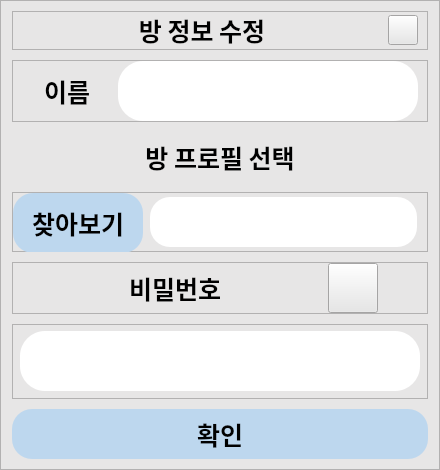
<?xml version="1.0" encoding="UTF-8"?>
<ui version="4.0">
 <class>roomSetting</class>
 <widget class="QFrame" name="roomSetting">
  <property name="geometry">
   <rect>
    <x>0</x>
    <y>0</y>
    <width>440</width>
    <height>470</height>
   </rect>
  </property>
  <property name="sizePolicy">
   <sizepolicy hsizetype="Fixed" vsizetype="Maximum">
    <horstretch>0</horstretch>
    <verstretch>0</verstretch>
   </sizepolicy>
  </property>
  <property name="minimumSize">
   <size>
    <width>440</width>
    <height>470</height>
   </size>
  </property>
  <property name="maximumSize">
   <size>
    <width>440</width>
    <height>470</height>
   </size>
  </property>
  <property name="windowTitle">
   <string>Frame</string>
  </property>
  <property name="styleSheet">
   <string notr="true">background-color: rgb(231, 230, 230);</string>
  </property>
  <property name="frameShape">
   <enum>QFrame::StyledPanel</enum>
  </property>
  <property name="frameShadow">
   <enum>QFrame::Raised</enum>
  </property>
  <layout class="QVBoxLayout" name="verticalLayout">
   <property name="spacing">
    <number>0</number>
   </property>
   <property name="topMargin">
    <number>0</number>
   </property>
   <property name="bottomMargin">
    <number>0</number>
   </property>
   <item>
    <widget class="QFrame" name="roomSettingbar">
     <property name="sizePolicy">
      <sizepolicy hsizetype="Expanding" vsizetype="Fixed">
       <horstretch>0</horstretch>
       <verstretch>0</verstretch>
      </sizepolicy>
     </property>
     <property name="frameShape">
      <enum>QFrame::StyledPanel</enum>
     </property>
     <property name="frameShadow">
      <enum>QFrame::Raised</enum>
     </property>
     <layout class="QHBoxLayout" name="horizontalLayout">
      <property name="topMargin">
       <number>0</number>
      </property>
      <property name="bottomMargin">
       <number>0</number>
      </property>
      <item>
       <widget class="QLabel" name="roomSettingTitle">
        <property name="sizePolicy">
         <sizepolicy hsizetype="Preferred" vsizetype="Fixed">
          <horstretch>0</horstretch>
          <verstretch>0</verstretch>
         </sizepolicy>
        </property>
        <property name="minimumSize">
         <size>
          <width>0</width>
          <height>0</height>
         </size>
        </property>
        <property name="font">
         <font>
          <family>나눔고딕</family>
          <pointsize>19</pointsize>
          <weight>75</weight>
          <bold>true</bold>
         </font>
        </property>
        <property name="toolTip">
         <string>&lt;html&gt;&lt;head/&gt;&lt;body&gt;&lt;p&gt;&lt;br/&gt;&lt;/p&gt;&lt;/body&gt;&lt;/html&gt;</string>
        </property>
        <property name="styleSheet">
         <string notr="true"/>
        </property>
        <property name="text">
         <string>방 정보 수정</string>
        </property>
        <property name="alignment">
         <set>Qt::AlignCenter</set>
        </property>
       </widget>
      </item>
      <item>
       <widget class="QPushButton" name="roomSettingClose">
        <property name="sizePolicy">
         <sizepolicy hsizetype="Fixed" vsizetype="Fixed">
          <horstretch>0</horstretch>
          <verstretch>0</verstretch>
         </sizepolicy>
        </property>
        <property name="minimumSize">
         <size>
          <width>30</width>
          <height>30</height>
         </size>
        </property>
        <property name="maximumSize">
         <size>
          <width>30</width>
          <height>30</height>
         </size>
        </property>
        <property name="styleSheet">
         <string notr="true">QPushButton{
border-image: url(:/windowButton/closeDefault.PNG);
}
QPushButton:hover{
border-image: url(:/windowButton/closeHover.png);
}
QPushButton:pressed{
border-image: url(:/windowButton/closePressed.png);
}
</string>
        </property>
        <property name="text">
         <string/>
        </property>
       </widget>
      </item>
     </layout>
    </widget>
   </item>
   <item>
    <widget class="QFrame" name="nameFrame">
     <property name="sizePolicy">
      <sizepolicy hsizetype="Preferred" vsizetype="Fixed">
       <horstretch>0</horstretch>
       <verstretch>0</verstretch>
      </sizepolicy>
     </property>
     <property name="minimumSize">
      <size>
       <width>0</width>
       <height>50</height>
      </size>
     </property>
     <property name="frameShape">
      <enum>QFrame::StyledPanel</enum>
     </property>
     <property name="frameShadow">
      <enum>QFrame::Raised</enum>
     </property>
     <layout class="QHBoxLayout" name="horizontalLayout_3">
      <property name="topMargin">
       <number>0</number>
      </property>
      <property name="bottomMargin">
       <number>0</number>
      </property>
      <item>
       <widget class="QLabel" name="roomnameTitle">
        <property name="sizePolicy">
         <sizepolicy hsizetype="Preferred" vsizetype="Preferred">
          <horstretch>0</horstretch>
          <verstretch>0</verstretch>
         </sizepolicy>
        </property>
        <property name="minimumSize">
         <size>
          <width>0</width>
          <height>0</height>
         </size>
        </property>
        <property name="font">
         <font>
          <family>나눔고딕</family>
          <pointsize>19</pointsize>
          <weight>75</weight>
          <bold>true</bold>
         </font>
        </property>
        <property name="toolTip">
         <string>&lt;html&gt;&lt;head/&gt;&lt;body&gt;&lt;p&gt;&lt;br/&gt;&lt;/p&gt;&lt;/body&gt;&lt;/html&gt;</string>
        </property>
        <property name="styleSheet">
         <string notr="true"/>
        </property>
        <property name="text">
         <string>이름</string>
        </property>
        <property name="alignment">
         <set>Qt::AlignCenter</set>
        </property>
       </widget>
      </item>
      <item>
       <widget class="QLineEdit" name="roomname">
        <property name="sizePolicy">
         <sizepolicy hsizetype="Fixed" vsizetype="Fixed">
          <horstretch>0</horstretch>
          <verstretch>0</verstretch>
         </sizepolicy>
        </property>
        <property name="minimumSize">
         <size>
          <width>300</width>
          <height>60</height>
         </size>
        </property>
        <property name="font">
         <font>
          <family>나눔고딕</family>
          <pointsize>18</pointsize>
          <weight>50</weight>
          <bold>false</bold>
         </font>
        </property>
        <property name="styleSheet">
         <string notr="true">border-radius: 25px;
color: rgb(175, 171, 171);
background-color: rgb(255, 255, 255);</string>
        </property>
        <property name="text">
         <string/>
        </property>
        <property name="alignment">
         <set>Qt::AlignCenter</set>
        </property>
       </widget>
      </item>
     </layout>
    </widget>
   </item>
   <item>
    <widget class="QLabel" name="profileTitle">
     <property name="sizePolicy">
      <sizepolicy hsizetype="Minimum" vsizetype="Fixed">
       <horstretch>0</horstretch>
       <verstretch>0</verstretch>
      </sizepolicy>
     </property>
     <property name="minimumSize">
      <size>
       <width>100</width>
       <height>50</height>
      </size>
     </property>
     <property name="maximumSize">
      <size>
       <width>16777215</width>
       <height>50</height>
      </size>
     </property>
     <property name="font">
      <font>
       <family>나눔고딕</family>
       <pointsize>19</pointsize>
       <weight>75</weight>
       <bold>true</bold>
      </font>
     </property>
     <property name="toolTip">
      <string>&lt;html&gt;&lt;head/&gt;&lt;body&gt;&lt;p&gt;&lt;br/&gt;&lt;/p&gt;&lt;/body&gt;&lt;/html&gt;</string>
     </property>
     <property name="styleSheet">
      <string notr="true"/>
     </property>
     <property name="text">
      <string>방 프로필 선택</string>
     </property>
     <property name="alignment">
      <set>Qt::AlignCenter</set>
     </property>
    </widget>
   </item>
   <item>
    <widget class="QFrame" name="fileSelectFrame">
     <property name="sizePolicy">
      <sizepolicy hsizetype="Preferred" vsizetype="Fixed">
       <horstretch>0</horstretch>
       <verstretch>0</verstretch>
      </sizepolicy>
     </property>
     <property name="minimumSize">
      <size>
       <width>0</width>
       <height>60</height>
      </size>
     </property>
     <property name="maximumSize">
      <size>
       <width>16777215</width>
       <height>60</height>
      </size>
     </property>
     <property name="frameShape">
      <enum>QFrame::StyledPanel</enum>
     </property>
     <property name="frameShadow">
      <enum>QFrame::Raised</enum>
     </property>
     <layout class="QHBoxLayout" name="horizontalLayout_5">
      <property name="spacing">
       <number>7</number>
      </property>
      <property name="leftMargin">
       <number>0</number>
      </property>
      <property name="topMargin">
       <number>0</number>
      </property>
      <property name="rightMargin">
       <number>10</number>
      </property>
      <property name="bottomMargin">
       <number>0</number>
      </property>
      <item>
       <widget class="QPushButton" name="findFile">
        <property name="sizePolicy">
         <sizepolicy hsizetype="Fixed" vsizetype="Fixed">
          <horstretch>0</horstretch>
          <verstretch>0</verstretch>
         </sizepolicy>
        </property>
        <property name="minimumSize">
         <size>
          <width>130</width>
          <height>60</height>
         </size>
        </property>
        <property name="font">
         <font>
          <family>나눔고딕</family>
          <pointsize>19</pointsize>
          <weight>75</weight>
          <bold>true</bold>
         </font>
        </property>
        <property name="styleSheet">
         <string notr="true">QPushButton{
background-color: rgb(189, 215, 238);
border-radius: 20px;
}
QPushButton:hover{
background-color: rgb(0, 170, 255);
}
QPushButton:pressed{
background-color: rgb(168, 191, 211);
}</string>
        </property>
        <property name="text">
         <string>찾아보기</string>
        </property>
       </widget>
      </item>
      <item>
       <widget class="QLabel" name="showDirection">
        <property name="sizePolicy">
         <sizepolicy hsizetype="Preferred" vsizetype="Fixed">
          <horstretch>0</horstretch>
          <verstretch>0</verstretch>
         </sizepolicy>
        </property>
        <property name="minimumSize">
         <size>
          <width>0</width>
          <height>50</height>
         </size>
        </property>
        <property name="font">
         <font>
          <family>나눔고딕</family>
          <pointsize>18</pointsize>
          <weight>50</weight>
          <bold>false</bold>
         </font>
        </property>
        <property name="styleSheet">
         <string notr="true">background-color: rgb(255, 255, 255);
border-radius: 20px;
</string>
        </property>
        <property name="text">
         <string/>
        </property>
       </widget>
      </item>
     </layout>
    </widget>
   </item>
   <item>
    <widget class="QFrame" name="checkPasswordFrame">
     <property name="sizePolicy">
      <sizepolicy hsizetype="Preferred" vsizetype="Fixed">
       <horstretch>0</horstretch>
       <verstretch>0</verstretch>
      </sizepolicy>
     </property>
     <property name="minimumSize">
      <size>
       <width>0</width>
       <height>50</height>
      </size>
     </property>
     <property name="frameShape">
      <enum>QFrame::StyledPanel</enum>
     </property>
     <property name="frameShadow">
      <enum>QFrame::Raised</enum>
     </property>
     <layout class="QHBoxLayout" name="horizontalLayout_2">
      <property name="spacing">
       <number>0</number>
      </property>
      <property name="topMargin">
       <number>0</number>
      </property>
      <property name="bottomMargin">
       <number>0</number>
      </property>
      <item>
       <widget class="QLabel" name="passwordTitle">
        <property name="sizePolicy">
         <sizepolicy hsizetype="Preferred" vsizetype="Preferred">
          <horstretch>0</horstretch>
          <verstretch>0</verstretch>
         </sizepolicy>
        </property>
        <property name="minimumSize">
         <size>
          <width>0</width>
          <height>0</height>
         </size>
        </property>
        <property name="font">
         <font>
          <family>나눔고딕</family>
          <pointsize>19</pointsize>
          <weight>75</weight>
          <bold>true</bold>
         </font>
        </property>
        <property name="toolTip">
         <string>&lt;html&gt;&lt;head/&gt;&lt;body&gt;&lt;p&gt;&lt;br/&gt;&lt;/p&gt;&lt;/body&gt;&lt;/html&gt;</string>
        </property>
        <property name="styleSheet">
         <string notr="true"/>
        </property>
        <property name="text">
         <string>비밀번호</string>
        </property>
        <property name="alignment">
         <set>Qt::AlignCenter</set>
        </property>
       </widget>
      </item>
      <item>
       <widget class="QPushButton" name="checkPassword">
        <property name="sizePolicy">
         <sizepolicy hsizetype="Fixed" vsizetype="Fixed">
          <horstretch>0</horstretch>
          <verstretch>0</verstretch>
         </sizepolicy>
        </property>
        <property name="minimumSize">
         <size>
          <width>50</width>
          <height>50</height>
         </size>
        </property>
        <property name="maximumSize">
         <size>
          <width>16777215</width>
          <height>50</height>
         </size>
        </property>
        <property name="styleSheet">
         <string notr="true">QPushButton{
	border-image: url(:/unchecked/checkbox.png);
}
QPushButton:hover{
	border-image: url(:/unchecked/checkboxHover.png);
}
QPushButton:pressed{
	border-image: url(:/unchecked/checkboxPressed.png);
}</string>
        </property>
        <property name="text">
         <string/>
        </property>
       </widget>
      </item>
      <item>
       <spacer name="checkPasswordRightSpacer">
        <property name="orientation">
         <enum>Qt::Horizontal</enum>
        </property>
        <property name="sizeType">
         <enum>QSizePolicy::Fixed</enum>
        </property>
        <property name="sizeHint" stdset="0">
         <size>
          <width>40</width>
          <height>20</height>
         </size>
        </property>
       </spacer>
      </item>
     </layout>
    </widget>
   </item>
   <item>
    <widget class="QFrame" name="passwordInputFrame">
     <property name="sizePolicy">
      <sizepolicy hsizetype="Preferred" vsizetype="Fixed">
       <horstretch>0</horstretch>
       <verstretch>0</verstretch>
      </sizepolicy>
     </property>
     <property name="minimumSize">
      <size>
       <width>0</width>
       <height>75</height>
      </size>
     </property>
     <property name="frameShape">
      <enum>QFrame::StyledPanel</enum>
     </property>
     <property name="frameShadow">
      <enum>QFrame::Raised</enum>
     </property>
     <layout class="QHBoxLayout" name="horizontalLayout_4">
      <property name="spacing">
       <number>0</number>
      </property>
      <property name="leftMargin">
       <number>0</number>
      </property>
      <property name="topMargin">
       <number>0</number>
      </property>
      <property name="rightMargin">
       <number>0</number>
      </property>
      <property name="bottomMargin">
       <number>0</number>
      </property>
      <item>
       <widget class="QLineEdit" name="password">
        <property name="sizePolicy">
         <sizepolicy hsizetype="Fixed" vsizetype="Fixed">
          <horstretch>0</horstretch>
          <verstretch>0</verstretch>
         </sizepolicy>
        </property>
        <property name="minimumSize">
         <size>
          <width>400</width>
          <height>60</height>
         </size>
        </property>
        <property name="font">
         <font>
          <family>나눔고딕</family>
          <pointsize>18</pointsize>
          <weight>50</weight>
          <bold>false</bold>
         </font>
        </property>
        <property name="styleSheet">
         <string notr="true">border-radius: 25px;
color: rgb(175, 171, 171);
background-color: rgb(255, 255, 255);</string>
        </property>
        <property name="text">
         <string/>
        </property>
        <property name="alignment">
         <set>Qt::AlignCenter</set>
        </property>
       </widget>
      </item>
     </layout>
    </widget>
   </item>
   <item>
    <widget class="QPushButton" name="roomSettingButton">
     <property name="sizePolicy">
      <sizepolicy hsizetype="Preferred" vsizetype="Fixed">
       <horstretch>0</horstretch>
       <verstretch>0</verstretch>
      </sizepolicy>
     </property>
     <property name="minimumSize">
      <size>
       <width>0</width>
       <height>50</height>
      </size>
     </property>
     <property name="maximumSize">
      <size>
       <width>16777215</width>
       <height>50</height>
      </size>
     </property>
     <property name="font">
      <font>
       <family>나눔고딕</family>
       <pointsize>19</pointsize>
       <weight>75</weight>
       <bold>true</bold>
      </font>
     </property>
     <property name="styleSheet">
      <string notr="true">QPushButton{
background-color: rgb(189, 215, 238);
border-radius: 20px;
}
QPushButton:hover{
background-color: rgb(0, 170, 255);
}
QPushButton:pressed{
background-color: rgb(168, 191, 211);
}</string>
     </property>
     <property name="text">
      <string>확인</string>
     </property>
    </widget>
   </item>
  </layout>
  <zorder>passwordInputFrame</zorder>
  <zorder>roomSettingbar</zorder>
  <zorder>checkPasswordFrame</zorder>
  <zorder>nameFrame</zorder>
  <zorder>roomSettingButton</zorder>
  <zorder>profileTitle</zorder>
  <zorder>fileSelectFrame</zorder>
 </widget>
 <resources>
  <include location="source/windowButton.qrc"/>
  <include location="source/checkbox.qrc"/>
 </resources>
 <connections/>
</ui>
